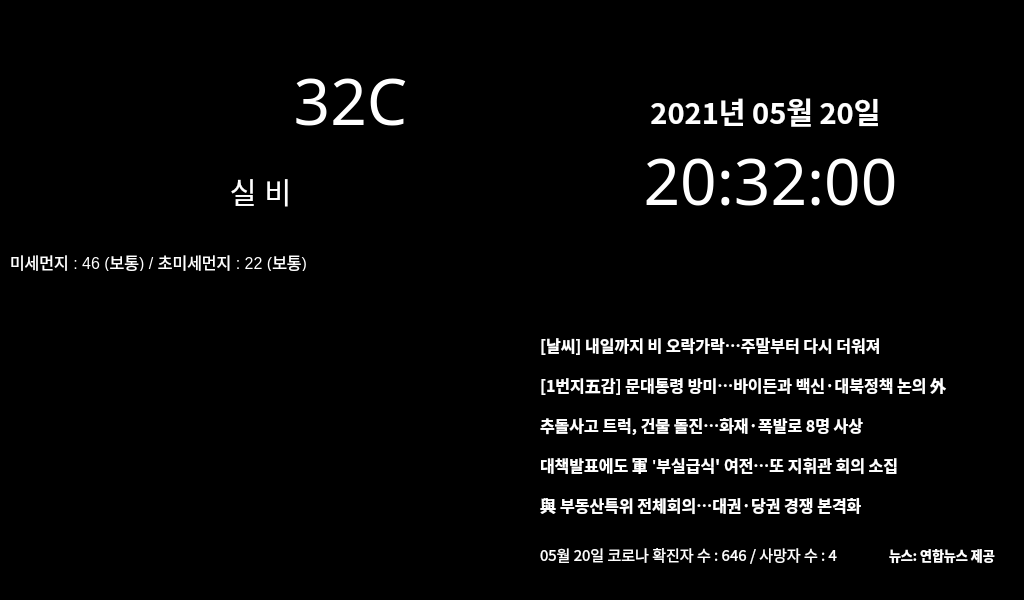
<?xml version="1.0" encoding="UTF-8"?>
<ui version="4.0">
 <class>mainWindow</class>
 <widget class="QDialog" name="mainWindow">
  <property name="windowModality">
   <enum>Qt::NonModal</enum>
  </property>
  <property name="enabled">
   <bool>true</bool>
  </property>
  <property name="geometry">
   <rect>
    <x>0</x>
    <y>0</y>
    <width>1024</width>
    <height>600</height>
   </rect>
  </property>
  <property name="sizePolicy">
   <sizepolicy hsizetype="Fixed" vsizetype="Fixed">
    <horstretch>0</horstretch>
    <verstretch>0</verstretch>
   </sizepolicy>
  </property>
  <property name="minimumSize">
   <size>
    <width>1024</width>
    <height>600</height>
   </size>
  </property>
  <property name="maximumSize">
   <size>
    <width>1024</width>
    <height>600</height>
   </size>
  </property>
  <property name="tabletTracking">
   <bool>false</bool>
  </property>
  <property name="windowTitle">
   <string>Dialog</string>
  </property>
  <property name="layoutDirection">
   <enum>Qt::LeftToRight</enum>
  </property>
  <property name="autoFillBackground">
   <bool>false</bool>
  </property>
  <property name="styleSheet">
   <string notr="true">background-color: rgb(0, 0, 0);
color: rgb(255, 255, 255);
font: 9pt &quot;NanumGothic&quot;;</string>
  </property>
  <widget class="QGroupBox" name="weatherPanel">
   <property name="geometry">
    <rect>
     <x>10</x>
     <y>20</y>
     <width>480</width>
     <height>260</height>
    </rect>
   </property>
   <property name="sizePolicy">
    <sizepolicy hsizetype="Fixed" vsizetype="Fixed">
     <horstretch>0</horstretch>
     <verstretch>0</verstretch>
    </sizepolicy>
   </property>
   <property name="minimumSize">
    <size>
     <width>480</width>
     <height>260</height>
    </size>
   </property>
   <property name="maximumSize">
    <size>
     <width>480</width>
     <height>260</height>
    </size>
   </property>
   <property name="palette">
    <palette>
     <active>
      <colorrole role="WindowText">
       <brush brushstyle="SolidPattern">
        <color alpha="255">
         <red>255</red>
         <green>255</green>
         <blue>255</blue>
        </color>
       </brush>
      </colorrole>
      <colorrole role="Button">
       <brush brushstyle="SolidPattern">
        <color alpha="255">
         <red>0</red>
         <green>0</green>
         <blue>0</blue>
        </color>
       </brush>
      </colorrole>
      <colorrole role="Text">
       <brush brushstyle="SolidPattern">
        <color alpha="255">
         <red>255</red>
         <green>255</green>
         <blue>255</blue>
        </color>
       </brush>
      </colorrole>
      <colorrole role="ButtonText">
       <brush brushstyle="SolidPattern">
        <color alpha="255">
         <red>255</red>
         <green>255</green>
         <blue>255</blue>
        </color>
       </brush>
      </colorrole>
      <colorrole role="Base">
       <brush brushstyle="SolidPattern">
        <color alpha="255">
         <red>0</red>
         <green>0</green>
         <blue>0</blue>
        </color>
       </brush>
      </colorrole>
      <colorrole role="Window">
       <brush brushstyle="SolidPattern">
        <color alpha="255">
         <red>0</red>
         <green>0</green>
         <blue>0</blue>
        </color>
       </brush>
      </colorrole>
     </active>
     <inactive>
      <colorrole role="WindowText">
       <brush brushstyle="SolidPattern">
        <color alpha="255">
         <red>255</red>
         <green>255</green>
         <blue>255</blue>
        </color>
       </brush>
      </colorrole>
      <colorrole role="Button">
       <brush brushstyle="SolidPattern">
        <color alpha="255">
         <red>0</red>
         <green>0</green>
         <blue>0</blue>
        </color>
       </brush>
      </colorrole>
      <colorrole role="Text">
       <brush brushstyle="SolidPattern">
        <color alpha="255">
         <red>255</red>
         <green>255</green>
         <blue>255</blue>
        </color>
       </brush>
      </colorrole>
      <colorrole role="ButtonText">
       <brush brushstyle="SolidPattern">
        <color alpha="255">
         <red>255</red>
         <green>255</green>
         <blue>255</blue>
        </color>
       </brush>
      </colorrole>
      <colorrole role="Base">
       <brush brushstyle="SolidPattern">
        <color alpha="255">
         <red>0</red>
         <green>0</green>
         <blue>0</blue>
        </color>
       </brush>
      </colorrole>
      <colorrole role="Window">
       <brush brushstyle="SolidPattern">
        <color alpha="255">
         <red>0</red>
         <green>0</green>
         <blue>0</blue>
        </color>
       </brush>
      </colorrole>
     </inactive>
     <disabled>
      <colorrole role="WindowText">
       <brush brushstyle="SolidPattern">
        <color alpha="255">
         <red>255</red>
         <green>255</green>
         <blue>255</blue>
        </color>
       </brush>
      </colorrole>
      <colorrole role="Button">
       <brush brushstyle="SolidPattern">
        <color alpha="255">
         <red>0</red>
         <green>0</green>
         <blue>0</blue>
        </color>
       </brush>
      </colorrole>
      <colorrole role="Text">
       <brush brushstyle="SolidPattern">
        <color alpha="255">
         <red>255</red>
         <green>255</green>
         <blue>255</blue>
        </color>
       </brush>
      </colorrole>
      <colorrole role="ButtonText">
       <brush brushstyle="SolidPattern">
        <color alpha="255">
         <red>255</red>
         <green>255</green>
         <blue>255</blue>
        </color>
       </brush>
      </colorrole>
      <colorrole role="Base">
       <brush brushstyle="SolidPattern">
        <color alpha="255">
         <red>0</red>
         <green>0</green>
         <blue>0</blue>
        </color>
       </brush>
      </colorrole>
      <colorrole role="Window">
       <brush brushstyle="SolidPattern">
        <color alpha="255">
         <red>0</red>
         <green>0</green>
         <blue>0</blue>
        </color>
       </brush>
      </colorrole>
     </disabled>
    </palette>
   </property>
   <property name="styleSheet">
    <string notr="true">QGroupBox {
	border: 0px
}</string>
   </property>
   <property name="title">
    <string/>
   </property>
   <property name="flat">
    <bool>false</bool>
   </property>
   <property name="checkable">
    <bool>false</bool>
   </property>
   <widget class="QLabel" name="temp">
    <property name="geometry">
     <rect>
      <x>260</x>
      <y>30</y>
      <width>161</width>
      <height>101</height>
     </rect>
    </property>
    <property name="font">
     <font>
      <family>NanumGothic</family>
     </font>
    </property>
    <property name="text">
     <string>&lt;html&gt;&lt;head/&gt;&lt;body&gt;&lt;p align=&quot;center&quot;&gt;&lt;span style=&quot; font-size:48pt;&quot;&gt;32C&lt;/span&gt;&lt;/p&gt;&lt;/body&gt;&lt;/html&gt;</string>
    </property>
   </widget>
   <widget class="QLabel" name="dust">
    <property name="geometry">
     <rect>
      <x>0</x>
      <y>230</y>
      <width>371</width>
      <height>21</height>
     </rect>
    </property>
    <property name="text">
     <string>&lt;html&gt;&lt;head/&gt;&lt;body&gt;&lt;p&gt;&lt;span style=&quot; font-size:12pt;&quot;&gt;미세먼지 : 46 (보통) / 초미세먼지 : 22 (보통)&lt;/span&gt;&lt;/p&gt;&lt;/body&gt;&lt;/html&gt;</string>
    </property>
   </widget>
   <widget class="QLabel" name="weather_icon">
    <property name="geometry">
     <rect>
      <x>90</x>
      <y>0</y>
      <width>200</width>
      <height>150</height>
     </rect>
    </property>
    <property name="text">
     <string>&lt;html&gt;&lt;head/&gt;&lt;body&gt;&lt;p align=&quot;center&quot;&gt;&lt;br/&gt;&lt;/p&gt;&lt;/body&gt;&lt;/html&gt;</string>
    </property>
   </widget>
   <widget class="QLabel" name="weather_desc">
    <property name="geometry">
     <rect>
      <x>140</x>
      <y>150</y>
      <width>221</width>
      <height>41</height>
     </rect>
    </property>
    <property name="text">
     <string>&lt;html&gt;&lt;head/&gt;&lt;body&gt;&lt;p align=&quot;center&quot;&gt;&lt;span style=&quot; font-size:22pt;&quot;&gt;실 비&lt;/span&gt;&lt;/p&gt;&lt;/body&gt;&lt;/html&gt;</string>
    </property>
   </widget>
   <zorder>weather_icon</zorder>
   <zorder>temp</zorder>
   <zorder>dust</zorder>
   <zorder>weather_desc</zorder>
  </widget>
  <widget class="QGroupBox" name="timePanel">
   <property name="geometry">
    <rect>
     <x>530</x>
     <y>20</y>
     <width>480</width>
     <height>260</height>
    </rect>
   </property>
   <property name="sizePolicy">
    <sizepolicy hsizetype="Fixed" vsizetype="Fixed">
     <horstretch>0</horstretch>
     <verstretch>0</verstretch>
    </sizepolicy>
   </property>
   <property name="minimumSize">
    <size>
     <width>480</width>
     <height>260</height>
    </size>
   </property>
   <property name="maximumSize">
    <size>
     <width>480</width>
     <height>260</height>
    </size>
   </property>
   <property name="palette">
    <palette>
     <active>
      <colorrole role="WindowText">
       <brush brushstyle="SolidPattern">
        <color alpha="255">
         <red>255</red>
         <green>255</green>
         <blue>255</blue>
        </color>
       </brush>
      </colorrole>
      <colorrole role="Button">
       <brush brushstyle="SolidPattern">
        <color alpha="255">
         <red>0</red>
         <green>0</green>
         <blue>0</blue>
        </color>
       </brush>
      </colorrole>
      <colorrole role="Text">
       <brush brushstyle="SolidPattern">
        <color alpha="255">
         <red>255</red>
         <green>255</green>
         <blue>255</blue>
        </color>
       </brush>
      </colorrole>
      <colorrole role="ButtonText">
       <brush brushstyle="SolidPattern">
        <color alpha="255">
         <red>255</red>
         <green>255</green>
         <blue>255</blue>
        </color>
       </brush>
      </colorrole>
      <colorrole role="Base">
       <brush brushstyle="SolidPattern">
        <color alpha="255">
         <red>0</red>
         <green>0</green>
         <blue>0</blue>
        </color>
       </brush>
      </colorrole>
      <colorrole role="Window">
       <brush brushstyle="SolidPattern">
        <color alpha="255">
         <red>0</red>
         <green>0</green>
         <blue>0</blue>
        </color>
       </brush>
      </colorrole>
     </active>
     <inactive>
      <colorrole role="WindowText">
       <brush brushstyle="SolidPattern">
        <color alpha="255">
         <red>255</red>
         <green>255</green>
         <blue>255</blue>
        </color>
       </brush>
      </colorrole>
      <colorrole role="Button">
       <brush brushstyle="SolidPattern">
        <color alpha="255">
         <red>0</red>
         <green>0</green>
         <blue>0</blue>
        </color>
       </brush>
      </colorrole>
      <colorrole role="Text">
       <brush brushstyle="SolidPattern">
        <color alpha="255">
         <red>255</red>
         <green>255</green>
         <blue>255</blue>
        </color>
       </brush>
      </colorrole>
      <colorrole role="ButtonText">
       <brush brushstyle="SolidPattern">
        <color alpha="255">
         <red>255</red>
         <green>255</green>
         <blue>255</blue>
        </color>
       </brush>
      </colorrole>
      <colorrole role="Base">
       <brush brushstyle="SolidPattern">
        <color alpha="255">
         <red>0</red>
         <green>0</green>
         <blue>0</blue>
        </color>
       </brush>
      </colorrole>
      <colorrole role="Window">
       <brush brushstyle="SolidPattern">
        <color alpha="255">
         <red>0</red>
         <green>0</green>
         <blue>0</blue>
        </color>
       </brush>
      </colorrole>
     </inactive>
     <disabled>
      <colorrole role="WindowText">
       <brush brushstyle="SolidPattern">
        <color alpha="255">
         <red>255</red>
         <green>255</green>
         <blue>255</blue>
        </color>
       </brush>
      </colorrole>
      <colorrole role="Button">
       <brush brushstyle="SolidPattern">
        <color alpha="255">
         <red>0</red>
         <green>0</green>
         <blue>0</blue>
        </color>
       </brush>
      </colorrole>
      <colorrole role="Text">
       <brush brushstyle="SolidPattern">
        <color alpha="255">
         <red>255</red>
         <green>255</green>
         <blue>255</blue>
        </color>
       </brush>
      </colorrole>
      <colorrole role="ButtonText">
       <brush brushstyle="SolidPattern">
        <color alpha="255">
         <red>255</red>
         <green>255</green>
         <blue>255</blue>
        </color>
       </brush>
      </colorrole>
      <colorrole role="Base">
       <brush brushstyle="SolidPattern">
        <color alpha="255">
         <red>0</red>
         <green>0</green>
         <blue>0</blue>
        </color>
       </brush>
      </colorrole>
      <colorrole role="Window">
       <brush brushstyle="SolidPattern">
        <color alpha="255">
         <red>0</red>
         <green>0</green>
         <blue>0</blue>
        </color>
       </brush>
      </colorrole>
     </disabled>
    </palette>
   </property>
   <property name="styleSheet">
    <string notr="true">QGroupBox {
	border: 0px
}</string>
   </property>
   <property name="title">
    <string/>
   </property>
   <widget class="QLabel" name="currentTime">
    <property name="geometry">
     <rect>
      <x>10</x>
      <y>110</y>
      <width>461</width>
      <height>101</height>
     </rect>
    </property>
    <property name="font">
     <font>
      <family>NanumGothic</family>
      <weight>50</weight>
      <bold>false</bold>
     </font>
    </property>
    <property name="text">
     <string>&lt;html&gt;&lt;head/&gt;&lt;body&gt;&lt;p align=&quot;center&quot;&gt;&lt;span style=&quot; font-size:48pt; color:#ffffff;&quot;&gt;20:32:00&lt;/span&gt;&lt;/p&gt;&lt;/body&gt;&lt;/html&gt;</string>
    </property>
   </widget>
   <widget class="QLabel" name="currentDate">
    <property name="geometry">
     <rect>
      <x>10</x>
      <y>70</y>
      <width>451</width>
      <height>41</height>
     </rect>
    </property>
    <property name="font">
     <font>
      <family>NanumGothic</family>
      <pointsize>9</pointsize>
      <weight>50</weight>
      <italic>false</italic>
      <bold>false</bold>
     </font>
    </property>
    <property name="text">
     <string>&lt;html&gt;&lt;head/&gt;&lt;body&gt;&lt;p align=&quot;center&quot;&gt;&lt;span style=&quot; font-size:22pt; font-weight:600; color:#ffffff;&quot;&gt;2021년 05월 20일&lt;/span&gt;&lt;/p&gt;&lt;/body&gt;&lt;/html&gt;</string>
    </property>
   </widget>
  </widget>
  <widget class="QGroupBox" name="textPanel">
   <property name="geometry">
    <rect>
     <x>10</x>
     <y>320</y>
     <width>480</width>
     <height>260</height>
    </rect>
   </property>
   <property name="sizePolicy">
    <sizepolicy hsizetype="Fixed" vsizetype="Fixed">
     <horstretch>0</horstretch>
     <verstretch>0</verstretch>
    </sizepolicy>
   </property>
   <property name="minimumSize">
    <size>
     <width>480</width>
     <height>260</height>
    </size>
   </property>
   <property name="maximumSize">
    <size>
     <width>480</width>
     <height>260</height>
    </size>
   </property>
   <property name="palette">
    <palette>
     <active>
      <colorrole role="WindowText">
       <brush brushstyle="SolidPattern">
        <color alpha="255">
         <red>255</red>
         <green>255</green>
         <blue>255</blue>
        </color>
       </brush>
      </colorrole>
      <colorrole role="Button">
       <brush brushstyle="SolidPattern">
        <color alpha="255">
         <red>0</red>
         <green>0</green>
         <blue>0</blue>
        </color>
       </brush>
      </colorrole>
      <colorrole role="Text">
       <brush brushstyle="SolidPattern">
        <color alpha="255">
         <red>255</red>
         <green>255</green>
         <blue>255</blue>
        </color>
       </brush>
      </colorrole>
      <colorrole role="ButtonText">
       <brush brushstyle="SolidPattern">
        <color alpha="255">
         <red>255</red>
         <green>255</green>
         <blue>255</blue>
        </color>
       </brush>
      </colorrole>
      <colorrole role="Base">
       <brush brushstyle="SolidPattern">
        <color alpha="255">
         <red>0</red>
         <green>0</green>
         <blue>0</blue>
        </color>
       </brush>
      </colorrole>
      <colorrole role="Window">
       <brush brushstyle="SolidPattern">
        <color alpha="255">
         <red>0</red>
         <green>0</green>
         <blue>0</blue>
        </color>
       </brush>
      </colorrole>
     </active>
     <inactive>
      <colorrole role="WindowText">
       <brush brushstyle="SolidPattern">
        <color alpha="255">
         <red>255</red>
         <green>255</green>
         <blue>255</blue>
        </color>
       </brush>
      </colorrole>
      <colorrole role="Button">
       <brush brushstyle="SolidPattern">
        <color alpha="255">
         <red>0</red>
         <green>0</green>
         <blue>0</blue>
        </color>
       </brush>
      </colorrole>
      <colorrole role="Text">
       <brush brushstyle="SolidPattern">
        <color alpha="255">
         <red>255</red>
         <green>255</green>
         <blue>255</blue>
        </color>
       </brush>
      </colorrole>
      <colorrole role="ButtonText">
       <brush brushstyle="SolidPattern">
        <color alpha="255">
         <red>255</red>
         <green>255</green>
         <blue>255</blue>
        </color>
       </brush>
      </colorrole>
      <colorrole role="Base">
       <brush brushstyle="SolidPattern">
        <color alpha="255">
         <red>0</red>
         <green>0</green>
         <blue>0</blue>
        </color>
       </brush>
      </colorrole>
      <colorrole role="Window">
       <brush brushstyle="SolidPattern">
        <color alpha="255">
         <red>0</red>
         <green>0</green>
         <blue>0</blue>
        </color>
       </brush>
      </colorrole>
     </inactive>
     <disabled>
      <colorrole role="WindowText">
       <brush brushstyle="SolidPattern">
        <color alpha="255">
         <red>255</red>
         <green>255</green>
         <blue>255</blue>
        </color>
       </brush>
      </colorrole>
      <colorrole role="Button">
       <brush brushstyle="SolidPattern">
        <color alpha="255">
         <red>0</red>
         <green>0</green>
         <blue>0</blue>
        </color>
       </brush>
      </colorrole>
      <colorrole role="Text">
       <brush brushstyle="SolidPattern">
        <color alpha="255">
         <red>255</red>
         <green>255</green>
         <blue>255</blue>
        </color>
       </brush>
      </colorrole>
      <colorrole role="ButtonText">
       <brush brushstyle="SolidPattern">
        <color alpha="255">
         <red>255</red>
         <green>255</green>
         <blue>255</blue>
        </color>
       </brush>
      </colorrole>
      <colorrole role="Base">
       <brush brushstyle="SolidPattern">
        <color alpha="255">
         <red>0</red>
         <green>0</green>
         <blue>0</blue>
        </color>
       </brush>
      </colorrole>
      <colorrole role="Window">
       <brush brushstyle="SolidPattern">
        <color alpha="255">
         <red>0</red>
         <green>0</green>
         <blue>0</blue>
        </color>
       </brush>
      </colorrole>
     </disabled>
    </palette>
   </property>
   <property name="styleSheet">
    <string notr="true">QGroupBox {
	border: 0px
}</string>
   </property>
   <property name="title">
    <string/>
   </property>
  </widget>
  <widget class="QGroupBox" name="newsPanel">
   <property name="geometry">
    <rect>
     <x>530</x>
     <y>320</y>
     <width>480</width>
     <height>260</height>
    </rect>
   </property>
   <property name="sizePolicy">
    <sizepolicy hsizetype="Fixed" vsizetype="Fixed">
     <horstretch>0</horstretch>
     <verstretch>0</verstretch>
    </sizepolicy>
   </property>
   <property name="minimumSize">
    <size>
     <width>480</width>
     <height>260</height>
    </size>
   </property>
   <property name="maximumSize">
    <size>
     <width>480</width>
     <height>260</height>
    </size>
   </property>
   <property name="autoFillBackground">
    <bool>false</bool>
   </property>
   <property name="styleSheet">
    <string notr="true">QGroupBox {
	border: 0px
}</string>
   </property>
   <property name="title">
    <string/>
   </property>
   <property name="flat">
    <bool>false</bool>
   </property>
   <widget class="QLabel" name="news_title">
    <property name="geometry">
     <rect>
      <x>359</x>
      <y>220</y>
      <width>111</width>
      <height>30</height>
     </rect>
    </property>
    <property name="font">
     <font>
      <family>NanumGothic</family>
     </font>
    </property>
    <property name="text">
     <string>&lt;html&gt;&lt;head/&gt;&lt;body&gt;&lt;p&gt;&lt;span style=&quot; font-size:10pt; font-weight:600; color:#ffffff;&quot;&gt;뉴스: 연합뉴스 제공&lt;/span&gt;&lt;/p&gt;&lt;/body&gt;&lt;/html&gt;</string>
    </property>
   </widget>
   <widget class="QLabel" name="news_1">
    <property name="geometry">
     <rect>
      <x>10</x>
      <y>10</y>
      <width>450</width>
      <height>30</height>
     </rect>
    </property>
    <property name="font">
     <font>
      <family>NanumGothic</family>
     </font>
    </property>
    <property name="text">
     <string>&lt;html&gt;&lt;head/&gt;&lt;body&gt;&lt;p&gt;&lt;span style=&quot; font-size:12pt; font-weight:600; color:#ffffff;&quot;&gt;[날씨] 내일까지 비 오락가락…주말부터 다시 더워져&lt;/span&gt;&lt;/p&gt;&lt;/body&gt;&lt;/html&gt;</string>
    </property>
   </widget>
   <widget class="QLabel" name="news_2">
    <property name="geometry">
     <rect>
      <x>10</x>
      <y>50</y>
      <width>450</width>
      <height>30</height>
     </rect>
    </property>
    <property name="font">
     <font>
      <family>NanumGothic</family>
     </font>
    </property>
    <property name="text">
     <string>&lt;html&gt;&lt;head/&gt;&lt;body&gt;&lt;p&gt;&lt;span style=&quot; font-size:12pt; font-weight:600; color:#ffffff;&quot;&gt;[1번지五감] 문대통령 방미…바이든과 백신·대북정책 논의 外&lt;/span&gt;&lt;/p&gt;&lt;/body&gt;&lt;/html&gt;</string>
    </property>
   </widget>
   <widget class="QLabel" name="news_3">
    <property name="geometry">
     <rect>
      <x>10</x>
      <y>90</y>
      <width>450</width>
      <height>30</height>
     </rect>
    </property>
    <property name="font">
     <font>
      <family>NanumGothic</family>
     </font>
    </property>
    <property name="text">
     <string>&lt;html&gt;&lt;head/&gt;&lt;body&gt;&lt;p&gt;&lt;span style=&quot; font-size:12pt; font-weight:600; color:#ffffff;&quot;&gt;추돌사고 트럭, 건물 돌진…화재·폭발로 8명 사상&lt;/span&gt;&lt;/p&gt;&lt;/body&gt;&lt;/html&gt;</string>
    </property>
   </widget>
   <widget class="QLabel" name="news_4">
    <property name="geometry">
     <rect>
      <x>10</x>
      <y>130</y>
      <width>450</width>
      <height>30</height>
     </rect>
    </property>
    <property name="font">
     <font>
      <family>NanumGothic</family>
     </font>
    </property>
    <property name="text">
     <string>&lt;html&gt;&lt;head/&gt;&lt;body&gt;&lt;p&gt;&lt;span style=&quot; font-size:12pt; font-weight:600; color:#ffffff;&quot;&gt;대책발표에도 軍 '부실급식' 여전…또 지휘관 회의 소집&lt;/span&gt;&lt;/p&gt;&lt;/body&gt;&lt;/html&gt;</string>
    </property>
   </widget>
   <widget class="QLabel" name="news_5">
    <property name="geometry">
     <rect>
      <x>10</x>
      <y>170</y>
      <width>450</width>
      <height>30</height>
     </rect>
    </property>
    <property name="font">
     <font>
      <family>NanumGothic</family>
     </font>
    </property>
    <property name="text">
     <string>&lt;html&gt;&lt;head/&gt;&lt;body&gt;&lt;p&gt;&lt;span style=&quot; font-size:12pt; font-weight:600; color:#ffffff;&quot;&gt;與 부동산특위 전체회의…대권·당권 경쟁 본격화&lt;/span&gt;&lt;/p&gt;&lt;/body&gt;&lt;/html&gt;</string>
    </property>
   </widget>
   <widget class="QLabel" name="news_6">
    <property name="geometry">
     <rect>
      <x>10</x>
      <y>220</y>
      <width>331</width>
      <height>30</height>
     </rect>
    </property>
    <property name="font">
     <font>
      <family>NanumGothic</family>
      <pointsize>9</pointsize>
      <weight>50</weight>
      <italic>false</italic>
      <bold>false</bold>
     </font>
    </property>
    <property name="text">
     <string>&lt;html&gt;&lt;head/&gt;&lt;body&gt;&lt;p&gt;&lt;span style=&quot; font-size:11pt; color:#ffffff;&quot;&gt;05월 20일 코로나 확진자 수 : 646 / 사망자 수 : 4&lt;/span&gt;&lt;/p&gt;&lt;/body&gt;&lt;/html&gt;</string>
    </property>
   </widget>
  </widget>
 </widget>
 <resources/>
 <connections/>
</ui>
